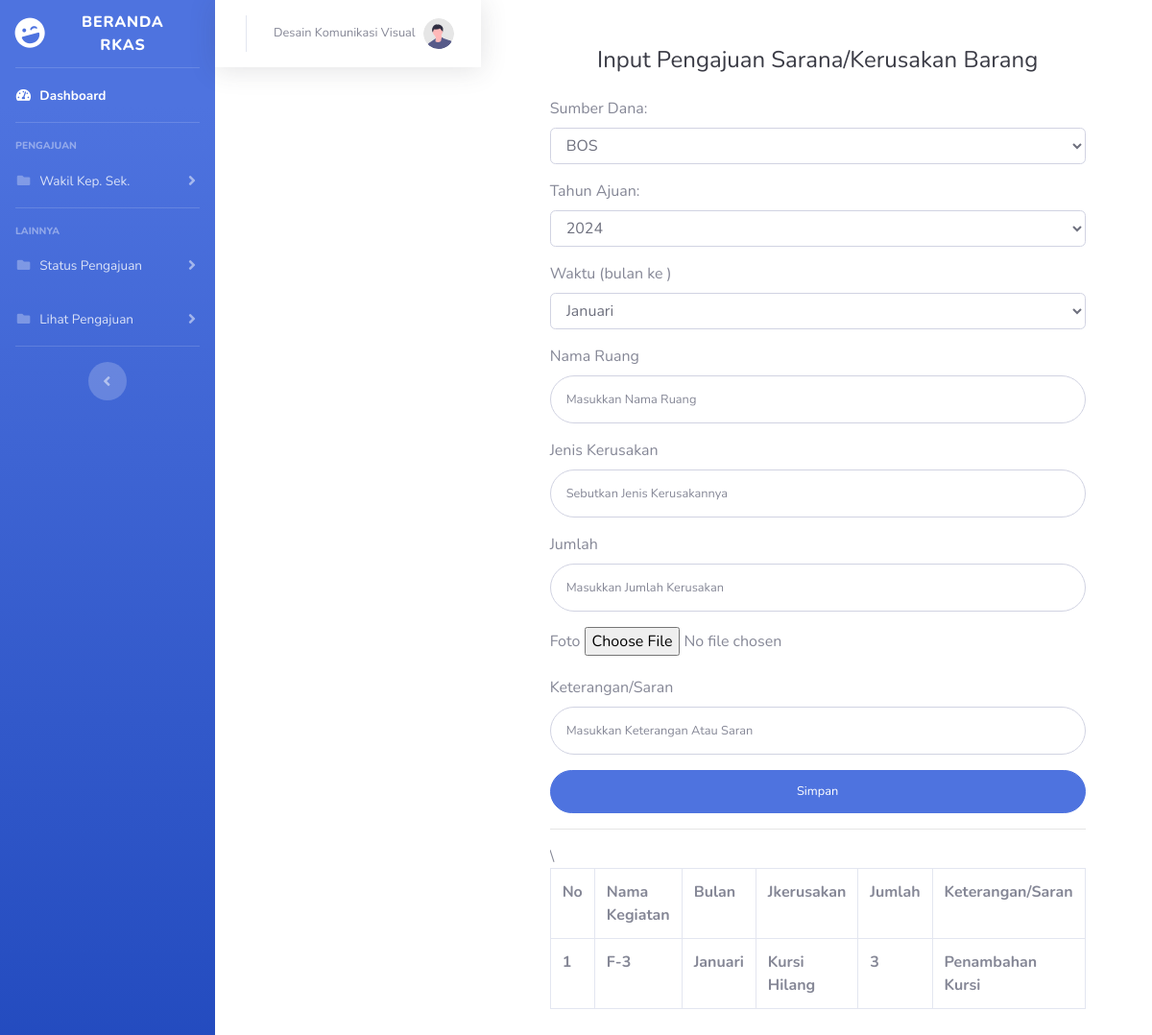
The app's page /rkas/sarana.php?id=6083232 with its own data.
### tables this page shows
CREATE TABLE `tb_user` (
  `id_user` int(10) NOT NULL,
  `nama_user` varchar(60) NOT NULL,
  `nama` char(100) NOT NULL,
  `password` varchar(100) NOT NULL,
  `id_bagian` int(4) NOT NULL,
  `status` varchar(30) NOT NULL
);

CREATE TABLE `tb_sarana` (
  `id_sarana` int(11) NOT NULL,
  `sumber_dana` varchar(50) NOT NULL,
  `tahun_ajuan` int(4) NOT NULL,
  `bulan` varchar(50) NOT NULL,
  `nama_ruang` varchar(100) NOT NULL,
  `jkerusakan` varchar(100) NOT NULL,
  `jumlah` int(11) NOT NULL,
  `foto` varchar(50) NOT NULL,
  `keterangan_saran` varchar(50) NOT NULL,
  `status` varchar(50) NOT NULL
);

### rkas/sarana.php (the view, shortened to what this page needs)
<?php
include "koneksi.php";
$id = $_GET['id'];
$sql = mysqli_query($conn, "SELECT * FROM tb_sarana ORDER BY id_sarana DESC");
$sql1 = mysqli_query($conn, "SELECT * FROM tb_user WHERE id_user='$id'");
?>
<!DOCTYPE html>
<html lang="en">
<head>
    <link href="vendor/fontawesome-free/css/all.min.css" rel="stylesheet" type="text/css">
    <link href="css/sb-admin-2.css" rel="stylesheet">
</head>
<body id="page-top">
    <div id="wrapper">
        <ul class="navbar-nav bg-gradient-primary sidebar sidebar-dark accordion" id="accordionSidebar">
            <a class="sidebar-brand d-flex align-items-center justify-content-center" href="homewakepsek.php?id=<?= $id ?>">
                <div class="sidebar-brand-icon rotate-n-15">
                    <i class="fas fa-laugh-wink"></i>
                </div>
                <div class="sidebar-brand-text mx-3">Beranda RKAS </div>
            </a>
            <hr class="sidebar-divider my-0">
            <li class="nav-item active">
                <a class="nav-link" href="homewakepsek.php?id=<?= $id ?>">
                    <i class="fas fa-fw fa-tachometer-alt"></i>
                    <span>Dashboard</span></a>
            </li>
            <hr class="sidebar-divider">
            <div class="sidebar-heading">
                PENGAJUAN
            </div>
            <li class="nav-item">
                <a class="nav-link collapsed" href="#" data-toggle="collapse" data-target="#collapseTwo"
                    aria-expanded="true" aria-controls="collapseTwo">
                    <i class="fas fa-fw fa-folder"></i>
                    <span>Wakil Kep. Sek.</span>
                </a>
            </li>
            <hr class="sidebar-divider">
            <div class="sidebar-heading">
                Lainnya
            </div>
            <li class="nav-item">
                <a class="nav-link collapsed" href="#" data-toggle="collapse" data-target="#status"
                    aria-expanded="true" aria-controls="collapsePages">
                    <i class="fas fa-fw fa-folder"></i>
                    <span>Status Pengajuan</span>
                </a>
            </li>
            <li class="nav-item">
                <a class="nav-link collapsed" href="#" data-toggle="collapse" data-target="#lihat"
                    aria-expanded="true" aria-controls="collapsePages">
                    <i class="fas fa-fw fa-folder"></i>
                    <span>Lihat Pengajuan</span>
                </a>
            </li>
            <hr class="sidebar-divider d-none d-md-block">
            <div class="text-center d-none d-md-inline">
                <button class="rounded-circle border-0" id="sidebarToggle"></button>
            </div>
        </ul>
        <nav class="navbar navbar-expand navbar-light bg-white topbar mb-4 static-top shadow">
                    <ul class="navbar-nav ml-auto">
                        <li class="nav-item dropdown no-arrow">
                            <a class="nav-link dropdown-toggle" href="#" id="userDropdown" role="button"
                                data-toggle="dropdown" aria-haspopup="true" aria-expanded="false">
                                <span class="mr-2 d-none d-lg-inline text-gray-600 small"><?php foreach ($sql1 as $row) :
                                echo $row['nama'];
                                    endforeach;
                                    ?></span>
                                <img class="img-profile rounded-circle"
                                    src="img/undraw_profile.svg">
                            </a>
                        </li>
                    </ul>
                </nav>
                <div class="container">
        <div class="p-5">
                            <div class="text-center">
                                <h1 class="h4 text-gray-900 mb-4">Input Pengajuan Sarana/Kerusakan Barang</h1>
                            </div>
                            <form class="user" action="proses_sarana.php?id=<?= $id ?>" method="POST">
                                <div class="form-group">
                                    <label for="sumber_dana">Sumber Dana:</label>
                                    <select class="form-control" id="sumber_dana" name="sumber_dana">
                                        <option value="BOS">BOS</option>
                                    </select>
                                </div>
                                <div class="form-group">
                                    <label for="tahun_ajuan">Tahun Ajuan:</label>
                                    <select class="form-control" id="tahun_ajuan" name="tahun_ajuan">
                                        <option value="2024">2024</option>
                                    </select>
                                </div>
                                <div class="form-group">
                                <label for="bulan">Waktu (bulan ke )</label>
                                <select class="form-control" id="bulan" name="bulan">
                                        <option value="Januari">Januari</option>
                                    </select>
                                </div>
                                <div class="form-group">
                                <label for="nama_ruang">Nama Ruang</label>
                                    <input type="text" class="form-control form-control-user" id="nama_ruang" name="nama_ruang"
                                        placeholder="Masukkan Nama Ruang">
                                </div>
                                <div class="form-group">
                                <label for="jkerusakan">Jenis Kerusakan</label>
                                    <input type="text" class="form-control form-control-user" id="jkerusakan" name="jkerusakan"
                                        placeholder="Sebutkan Jenis Kerusakannya">
                                </div>
                                <div class="form-group">
                                <label for="jumlah">Jumlah</label>
                                    <input type="number" class="form-control form-control-user" id="jumlah" name="jumlah"
                                        placeholder="Masukkan Jumlah Kerusakan" min=1>
                                </div>
                                <div class="form-group">
                                <label for="foto">Foto</label>
                                    <input type="file" id="foto" name="foto">
                                </div>
                                <div class="form-group">
                                <label for="keterangan_saran">Keterangan/Saran</label>
                                    <input type="text" class="form-control form-control-user" id="keterangan_saran" name="keterangan_saran"
                                        placeholder="Masukkan Keterangan Atau Saran">
                                </div>
                                <a href="alat_bahan.php"><input type="submit" name="simpan" value="Simpan" style="width:100%;" class="btn btn-primary btn-user btn-block">
                                </a>
                                <hr>
                            </form>
                            <div class="table-responsive">
                                <table class="table table-bordered" id="dataTable" width="100%" cellspacing="0">
                                <tr>
                                            <th>No</th>
                                            <th>Nama Kegiatan</th>
                                            <th>Bulan</th>\
                                            <th>Jkerusakan</th>
                                            <th>Jumlah</th>
                                            <th>Keterangan/Saran </th>
                                    </tr>
                                        <?php $no = 0;?>
                                    <?php foreach ($sql as $row) : ?>
                                    <tr>
                                    <th><?php $no += 1; echo $no;?></th>
                                    <th><?= $row["nama_ruang"];?></th>
                                    <th><?= $row["bulan"];?></th>
                                    <th><?= $row["jkerusakan"] ; ?></th>
                                    <th><?= $row["jumlah"];?></th>
                                    <th><?= $row["keterangan_saran"];?></th>
                                    </tr>
                                    <?php endforeach; ?>
                            </div>
                            </div>
                        </div>
                        </div>
</body>
</html>

### records on screen
tb_user: nama "Desain Komunikasi Visual"
tb_sarana: nama_ruang "F-3", bulan "Januari", jkerusakan "Kursi Hilang", jumlah "3", keterangan_saran "Penambahan Kursi"
